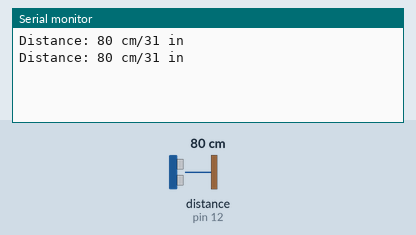
Recording of a sketch running on a simulated Arduino Uno, built with avr-gcc and run on an emulated ATmega328P. Shown: the last lines printed to the serial monitor. Wiring (inferred from the names in the program): ultrasonic range finder: trigger pin 11; echo pin 12. The inputs (shaded band) are chosen by the test bench; at power-on: distance to the obstacle (sensor on pin 12) 80 cm. The echo pulse lasts 58.3 µs per cm.

Above: at 1.8 s.
1.9 s: distance to the obstacle (sensor on pin 12) set to 2 cm
At 2.8 s:
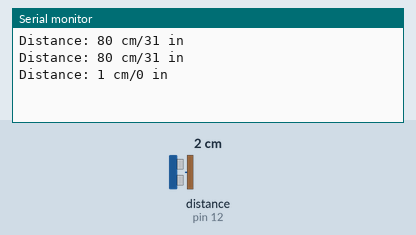
3.4 s: distance to the obstacle (sensor on pin 12) set to 4 cm
At 4.8 s:
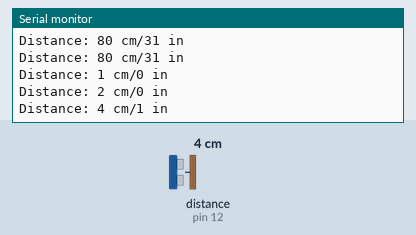
Timing chart, 0 to 6.4 s (numbered marks = the images above; inputs shaded):
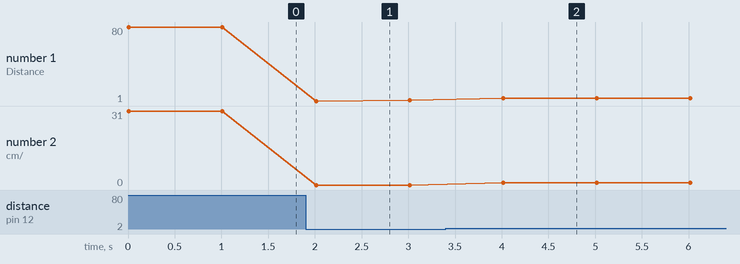

The sketch:

lab4.ino
```cpp
const int trigPin = 11;
const int echoPin = 12;
long duration;
int distanceCm, distanceInch;
const int rLED = 7;
const int gLED = 5;
int range = 5;

void setup() {
  // put your setup code here, to run once:
  pinMode(trigPin, OUTPUT);
  pinMode(echoPin, INPUT);
  Serial.begin(9600);
}

void loop() {
  // put your main code here, to run repeatedly:
  digitalWrite(trigPin, LOW);
  delayMicroseconds(2);
  digitalWrite(trigPin, HIGH);
  delayMicroseconds(10);
  digitalWrite(trigPin, LOW);

  duration = pulseIn(echoPin, HIGH);

  distanceCm = duration * 1/58;
  distanceInch = duration * 1/148;
  Serial.print("Distance: ");
  Serial.print(distanceCm);
  Serial.print(" cm/");
  Serial.print(distanceInch);
  Serial.println(" in");

  // LED control
  if (distanceInch <= range) {
    digitalWrite(rLED, LOW);
    digitalWrite(gLED, HIGH);
  }
  else {
    digitalWrite(gLED, LOW);
    digitalWrite(rLED, HIGH);
  }

  delay(1000);
}
```

Measured:
- after the input at 1.9 s, the serial monitor: prints a new line after 0.11 s (image 1)
- after the input at 3.4 s, the serial monitor: prints a new line after 0.61 s (image 2)
- plotted number 1: 80 → 2 after the input at 1.9 s, 2 → 4 after the input at 3.4 s
- plotted number 2: 31 → 0 after the input at 1.9 s
